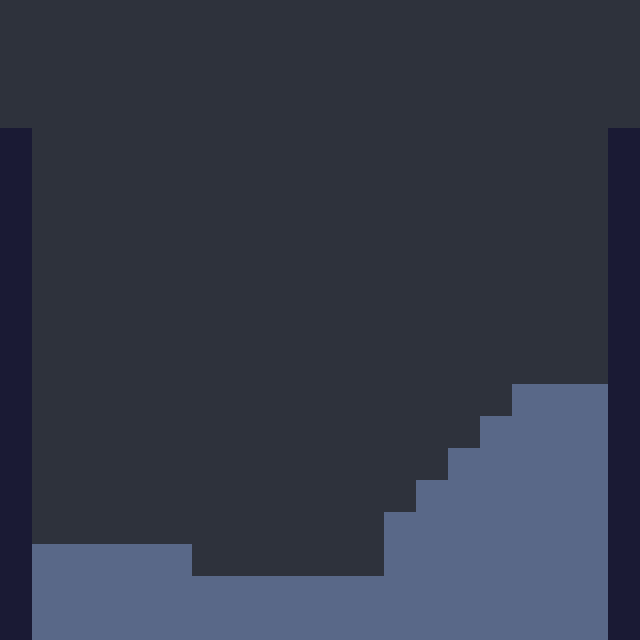

A level layout from a 2D game, rendered from its tile map. Below: a short description, then the map file with its tile-grid data intact:
An orthogonal 20x20 tile map with 32x32 px tiles, 2 tile layers (Livello tile 1, playerObject) and 1 object (spawn0).

<map version="1.0" orientation="orthogonal" renderorder="right-down" width="20" height="20" tilewidth="32" tileheight="32" nextobjectid="3">
 <tileset firstgid="1" source="tilesmap3.tsx" />
 <layer name="Livello tile 1" width="20" height="20">
  <data encoding="csv">
1,1,1,1,1,1,1,1,1,1,1,1,1,1,1,1,1,1,1,1,
1,1,1,1,1,1,1,1,1,1,1,1,1,1,1,1,1,1,1,1,
1,1,1,1,1,1,1,1,1,1,1,1,1,1,1,1,1,1,1,1,
1,1,1,1,1,1,1,1,1,1,1,1,1,1,1,1,1,1,1,1,
2,1,1,1,1,1,1,1,1,1,1,1,1,1,1,1,1,1,1,2,
2,1,1,1,1,1,1,1,1,1,1,1,1,1,1,1,1,1,1,2,
2,1,1,1,1,1,1,1,1,1,1,1,1,1,1,1,1,1,1,2,
2,1,1,1,1,1,1,1,1,1,1,1,1,1,1,1,1,1,1,2,
2,1,1,1,1,1,1,1,1,1,1,1,1,1,1,1,1,1,1,2,
2,1,1,1,1,1,1,1,1,1,1,1,1,1,1,1,1,1,1,2,
2,1,1,1,1,1,1,1,1,1,1,1,1,1,1,1,1,1,1,2,
2,1,1,1,1,1,1,1,1,1,1,1,1,1,1,1,1,1,1,2,
2,1,1,1,1,1,1,1,1,1,1,1,1,1,1,1,9,9,9,2,
2,1,1,1,1,1,1,1,1,1,1,1,1,1,1,9,9,9,9,2,
2,1,1,1,1,1,1,1,1,1,1,1,1,1,9,9,9,9,9,2,
2,1,1,1,1,1,1,1,1,1,1,1,1,9,9,9,9,9,9,2,
2,1,1,1,1,1,1,1,1,1,1,1,9,9,9,9,9,9,9,2,
2,9,9,9,9,9,1,1,1,1,1,1,9,9,9,9,9,9,9,2,
2,9,9,9,9,9,9,9,9,9,9,9,9,9,9,9,9,9,9,2,
2,9,9,9,9,9,9,9,9,9,9,9,9,9,9,9,9,9,9,2
</data>
 </layer>
 <layer name="playerObject" width="20" height="20">
  <data encoding="csv">
0,0,0,0,0,0,0,0,0,0,0,0,0,0,0,0,0,0,0,0,
0,0,0,0,0,0,0,0,0,0,0,0,0,0,0,0,0,0,0,0,
0,0,0,0,0,0,0,0,0,0,0,0,0,0,0,0,0,0,0,0,
0,0,0,0,0,0,0,0,0,0,0,0,0,0,0,0,0,0,0,0,
0,0,0,0,0,0,0,0,0,0,0,0,0,0,0,0,0,0,0,0,
0,0,0,0,0,0,0,0,0,0,0,0,0,0,0,0,0,0,0,0,
0,0,0,0,0,0,0,0,0,0,0,0,0,0,0,0,0,0,0,0,
0,0,0,0,0,0,0,0,0,0,0,0,0,0,0,0,0,0,0,0,
0,0,0,0,0,0,0,0,0,0,0,0,0,0,0,0,0,0,0,0,
0,0,0,0,0,0,0,0,0,0,0,0,0,0,0,0,0,0,0,0,
0,0,0,0,0,0,0,0,0,0,0,0,0,0,0,0,0,0,0,0,
0,0,0,0,0,0,0,0,0,0,0,0,0,0,0,0,0,0,0,0,
0,0,0,0,0,0,0,0,0,0,0,0,0,0,0,0,0,0,0,0,
0,0,0,0,0,0,0,0,0,0,0,0,0,0,0,0,0,0,0,0,
0,0,0,0,0,0,0,0,0,0,0,0,0,0,0,0,0,0,0,0,
0,0,0,0,0,0,0,0,0,0,0,0,0,0,0,0,0,0,0,0,
0,0,0,0,0,0,0,0,0,0,0,0,0,0,0,0,0,0,0,0,
0,0,0,0,0,0,0,0,0,0,0,0,0,0,0,0,0,0,0,0,
0,0,0,0,0,0,0,0,0,0,0,0,0,0,0,0,0,0,0,0,
0,0,0,0,0,0,0,0,0,0,0,0,0,0,0,0,0,0,0,0
</data>
 </layer>
 <objectgroup name="playerSpawn">
  <object id="1" name="spawn0" x="291" y="483" width="30" height="27" />
 </objectgroup>
</map>
